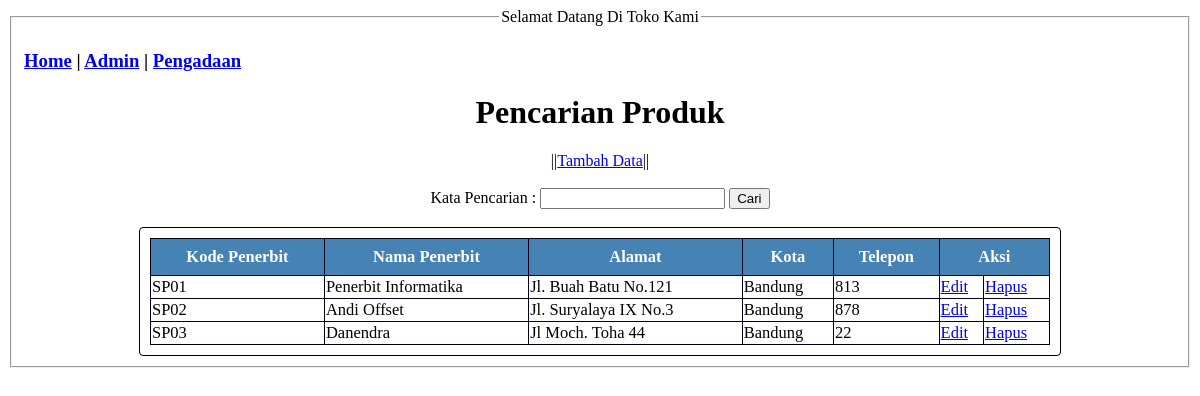
Page /kuiz/pengadaan.php on the committed database.
### tables this page shows
CREATE TABLE `tb_penerbit` (
  `id_penerbit` varchar(15) NOT NULL,
  `nama` varchar(30) NOT NULL,
  `alamat` varchar(30) NOT NULL,
  `kota` varchar(30) NOT NULL,
  `telepon` int(13) NOT NULL
);

### kuiz/pengadaan.php (the view, shortened to what this page needs)
<!DOCTYPE html>
<html lang="en">
<head>
    <link rel="stylesheet" href="style.css">
</head>
<body>
    <fieldset >
        <h3>
            <a href="index.php">Home</a> |
            <a href="admin.php">Admin</a> |
            <a href="Pengadaan.php">Pengadaan</a>
        </h3>
        <legend align="center">Selamat Datang Di Toko Kami</legend>
        <center><h1>Pencarian Produk</h1></center>
        <center>||<a href="tambah_penerbit.php">Tambah Data</a>||</center>
        <br>
        <form method="GET" action="index.php" style="text-align: center;">
        <label>Kata Pencarian : </label>
        <input type="text" name="kata_cari" value="<?php if(isset($_GET['kata_cari'])) { echo
        $_GET['kata_cari']; } ?>" />
        <button type="submit">Cari</button>
        </form>
<br>
<div class="table_keren">
    <table class="table_home">
        <thead>
        <tr>
        <th>Kode Penerbit</th>
        <th>Nama Penerbit</th>
        <th>Alamat</th>
        <th>Kota</th>
        <th>Telepon</th>
        <th colspan="2">Aksi</th>
        </tr>
        </thead>
    <?php
    include 'koneksi.php';
    if(isset($_GET['kata_cari'])) {
    $kata_cari = $_GET['kata_cari'];
    $query = "SELECT * FROM tb_penerbit WHERE id_penerbit like '%".$kata_cari."%' OR
    nama_penerbit like '%".$kata_cari."%' ORDER BY id_penerbit ASC";
    } else {
    $query = "SELECT * FROM tb_penerbit ORDER BY id_penerbit ASC";
    }
    $result = mysqli_query($koneksi, $query);
    while ($row = mysqli_fetch_assoc($result)) {
        ?>
        <tr>
            <td><?php echo $row['id_penerbit']; ?></td>
            <td><?php echo $row['nama']; ?></td>
            <td><?php echo $row['alamat']; ?></td>
            <td><?php echo $row['kota']; ?></td>
            <td><?php echo $row['telepon']; ?></td>
            <td><a href="edit_form_penerbit.php?id_penerbit=<?php echo $row['id_penerbit']; ?>">Edit</a></td>
            <td><a href="delete_penerbit.php?id_penerbit=<?php echo $row['id_penerbit']; ?>" onclick="return confirm('Apakah Anda Yakin Ingin Menghapus?')">Hapus</a></td>
        </tr>
        <?php
        }
        ?>
        </table>
    </fieldset>
</body>
</html>

### kuiz/style.css (style rules this page uses)
.table_keren { max-width: 900px; border: 1px solid black; padding: 10px; overflow: auto; margin: auto; border-radius: 4px; }
.table_home { width: 100%; font-size: 16.5px; border-collapse: collapse; }
table thead { background-color: steelblue; color: white; }
table thead th { padding: 8px; }
table th, table td { border: 1px solid #000017; }

### rows in the picture
tb_penerbit: id_penerbit "SP01", nama "Penerbit Informatika", alamat "Jl. Buah Batu No.121", kota "Bandung", telepon "813"
tb_penerbit: id_penerbit "SP02", nama "Andi Offset", alamat "Jl. Suryalaya IX No.3", kota "Bandung", telepon "878"
tb_penerbit: id_penerbit "SP03", nama "Danendra", alamat "Jl Moch. Toha 44", kota "Bandung", telepon "22"
